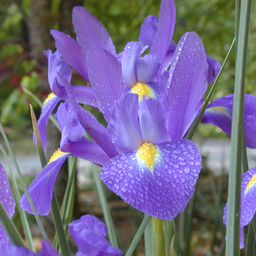
#> input picture test/Chapter2/flower.tif, 256 x 256 px, shrunk from 600 x 600 before the run
$ python test6.py
#> lines starting #> are read from the running program, lines starting #| are printed output that depends on the picture; after the words box and inside, x2 and y2 are one past the last pixel; in counts of white or black regions, pixels touching at a corner belong together
#图像分割
from skimage import data, color, io
from matplotlib import pyplot as plt
import numpy as np
import math
import sys


# RGB to HSI
def rgb2hsi(r, g, b):
    r = r / 255
    g = g / 255
    b = b / 255
    num = 0.5 * ((r - g) + (r - b))
    den = ((r - g) * (r - g) + (r - b) * (g - b)) ** 0.5
    if b <= g:
        if den == 0:
            den = sys.float_info.min
        h = math.acos(num / den)
    elif b > g:
        if den == 0:
            den = sys.float_info.min
        h = (2 * math.pi) - math.acos(num / den)
    s = 1 - 3 * min(r, g, b) / (r + g + b)
    i = (r + b + g) / 3
    return int(h), int(s * 100), int(i * 255)


image = io.imread('flower.tif')
#> image is the input picture: shape (256, 256, 3); mean R, G, B 115.1, 105.9, 137
hsi_image = np.zeros(image.shape, dtype='uint8')
for i in range(image.shape[0]):
    for j in range(image.shape[1]):
        r, g, b = image[i, j, :]
        h, s, i = rgb2hsi(r, g, b)
        hsi_image[i, j, :] = (h, s, i)
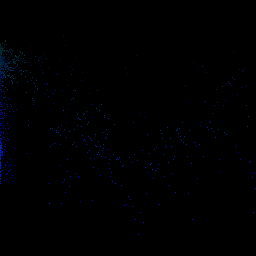
#> hsi_image: shape (256, 256, 3); mean R, G, B 0, 0.3, 1.3

H = hsi_image[:, :, 0]
S = hsi_image[:, :, 1]
I = hsi_image[:, :, 2]

# 生成二值饱和度模板
S_template = np.zeros(S.shape, dtype='uint8')
for i in range(S.shape[0]):
    for j in range(S.shape[1]):
        if S[i, j] > 0.5 * S.max():
            S_template[i, j] = 1
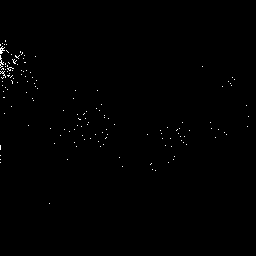
#> S_template: shape (256, 256); values 0 (black) and 1 (white), 0.39% white in thin lines or dots, all inside (x1, y1, x2, y2) = (0, 40, 249, 204)

# 色调图像与二值饱和度模板相乘可得到分割结果
F = np.zeros(H.shape, dtype='uint8')
for i in range(F.shape[0]):
    for j in range(F.shape[1]):
        F[i, j] = H[i, j] * S_template[i, j]

# 显示结果
plt.figure()
plt.axis('off')
plt.imshow(image)  # 显示原始RGB图像

plt.figure()
plt.axis('off')
plt.imshow(H, cmap='gray')  # 显示H分量

plt.figure()
plt.axis('off')
plt.imshow(S, cmap='gray')  # 显示S分量

plt.figure()
plt.axis('off')
plt.imshow(I, cmap='gray')  # 显示I分量

plt.figure()
plt.axis('off')
plt.imshow(S_template, cmap='gray')  # 显示二值饱和度模板

plt.figure()
plt.axis('off')
plt.imshow(F, cmap='gray')  # 显示分割结果

plt.show()
